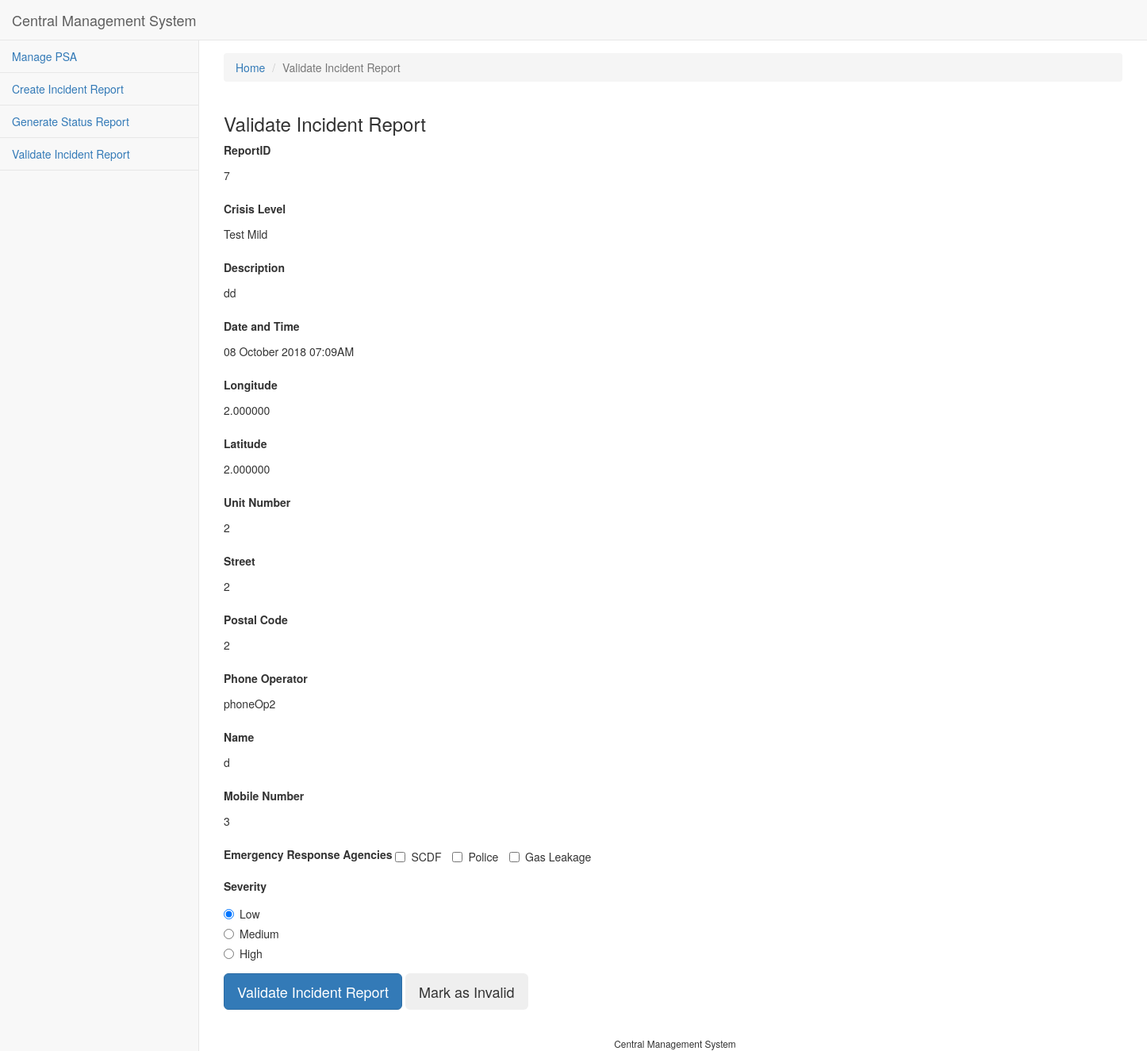
Screenshot of /reports/validate/ with the database file from the repository.
### reports/models.py (models this page shows)
class CrisisLevel(models.Model):
    id = models.AutoField(primary_key=True)
    name = models.CharField(max_length=128, unique=True)

class IncidentReport(models.Model):
    id = models.AutoField(primary_key=True)
    name = models.CharField(max_length=128)
    mobile_number = models.IntegerField()
    description = models.CharField(max_length=128)
    date_time = models.DateTimeField()
    postal_code = models.CharField(max_length=128)
    unit_number = models.CharField(max_length=128)
    street = models.CharField(max_length=128)
    longitude = models.DecimalField(max_digits=9, decimal_places=6)
    latitude = models.DecimalField(max_digits=8, decimal_places=6)
    crisis_level = models.ForeignKey(CrisisLevel, on_delete=models.PROTECT)
    source = models.ForeignKey(Source, on_delete=models.PROTECT)
    validated = models.CharField(default='unseen', max_length=128)

class Source(models.Model):
    id = models.AutoField(primary_key=True)
    name = models.CharField(max_length=128)

### reports/views.py (the view)
# urls.py: path('validate/', views.validate_incidentreport, name='validate_incidentreport'),
def validate_incidentreport(request):
    all_incident_reports = IncidentReport.objects.values()
    ir = all_incident_reports.filter(validated='unseen')[0]
    ir_formatted = {}
    ir_formatted['ReportID'] = ir['id']
    ir_formatted['Crisis Level'] = CrisisLevel.objects.get(id=ir['crisis_level_id']).name
    ir_formatted['Description'] = ir['description']
    dt = ir['date_time']
    ir_formatted['Date and Time'] = dt.strftime("%d %B %Y %I:%M%p")
    ir_formatted['Longitude'] = str(ir['longitude'])
    ir_formatted['Latitude'] = str(ir['latitude'])
    ir_formatted['Unit Number'] = ir['unit_number']
    ir_formatted['Street'] = ir['street']
    ir_formatted['Postal Code'] = ir['postal_code']
    ir_formatted['Phone Operator'] = Source.objects.get(id=ir['source_id']).name
    ir_formatted['Name'] = ir['name']
    ir_formatted['Mobile Number'] = str(ir['mobile_number'])
    return render(request, 'reports/validate_incidentreport.html', {
        'page_name': 'Validate Incident Report',
        'incident_report': ir_formatted
    })

### templates/reports/validate_incidentreport.html (shortened to what this page needs)
{% extends 'base.html' %}
{% block page_stylesheets %}
    <link href="/static/sb_admin_2/vendor/datatables/css/jquery.dataTables.min.css" rel="stylesheet">
{% endblock page_stylesheets %}
{% block breadcrumb %}
    <li class="breadcrumb-item"><a href="/">Home</a></li>
    <li class="breadcrumb-item active">{{ page_name }}</li>
{% endblock breadcrumb %}
{% block content %}
    <div class="row">
        <div class="col-md-12">
            <h3>{{ page_name }}</h3>
        </div>
    </div>
    <div id="input-form" class="row">
        <form action="" method="post"> {% csrf_token %}
            <div id="fields" class="col-md-12">
                {% for field, entry in incident_report.items %}
                    <div class="form-group">
                        <label for="name">{{ field }}</label>
                        <p class="form-control-static" id="name" class="form-control" required>{{ entry }}</p>
                    </div>
                {%  endfor %}
                <div class="form-group">
                    <label>Emergency Response Agencies</label>
                    <label class="checkbox-inline">
                        <input type="checkbox" id="scdf"> SCDF
                    </label>
                    <label class="checkbox-inline">
                        <input type="checkbox" id="police"> Police
                    </label>
                    <label class="checkbox-inline">
                        <input type="checkbox" id="gas">Gas Leakage
                    </label>
                </div>
                <div class="form-group" id="severity">
                    <label>Severity</label>
                    <div class="radio">
                        <label>
                            <input type="radio" name="optionsRadios" id="low" value="low" checked="">Low
                        </label>
                    </div>
                    <div class="radio">
                        <label>
                            <input type="radio" name="optionsRadios" id="medium" value="medium">Medium
                        </label>
                    </div>
                    <div class="radio">
                        <label>
                            <input type="radio" name="optionsRadios" id="high" value="high">High
                        </label>
                    </div>
                </div>
                <button class="btn btn-primary btn-lg" onclick="return submitValidationRes();" type="submit">
                    Validate Incident Report
                </button>
                <button class="btn btn-secondary btn-lg" onclick="return submitInvalidationResponse();" type="submit">
                    Mark as Invalid
                </button>
            </div>
        </form>
    </div>
{% endblock content %}

### rows the page displays
CrisisLevel: incident_report "Test Mild"
IncidentReport: incident_report "dd"
Source: incident_report "phoneOp2"

### other values shown
{{ page_name }} "Validate Incident Report"
{{ field }} "ReportID" "Crisis Level" "Description" "Date and Time" "Longitude" "Latitude" "Unit Number" "Street" "Postal Code" "Phone Operator" "Name" "Mobile Number"
{{ entry }} "7" "08 October 2018 07:09AM" "2.000000" "2.000000" "2" "2" "2" "d" "3"
